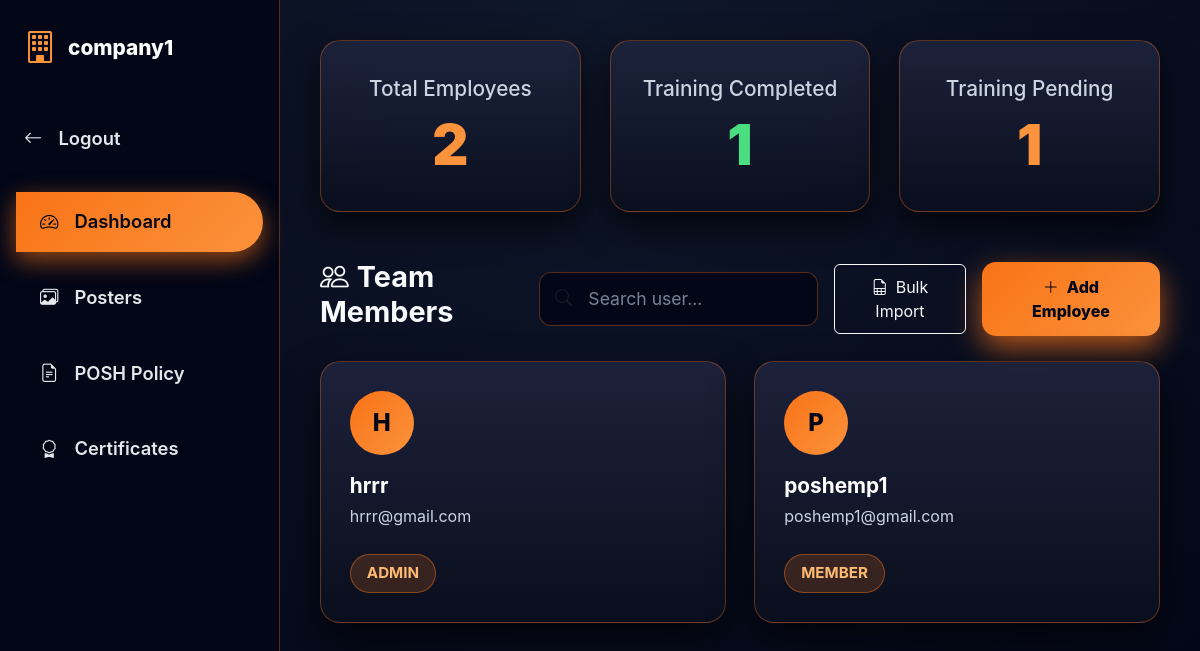
/dashboard/company/ (signed in), run on the app's committed database.
### home/models.py (models this page shows, shortened)
class Organization(models.Model):
    ORG_TYPE_CHOICES = (
        ("CORPORATE", "Corporate"),
        ("SCHOOL", "School"),
    )
    name = models.CharField(max_length=255)
    owner = models.ForeignKey(
        User, on_delete=models.CASCADE, related_name="owned_organizations"
    )
    organization_type = models.CharField(max_length=20, choices=ORG_TYPE_CHOICES, default="CORPORATE")
    max_users = models.IntegerField(default=10)
    created_at = models.DateTimeField(auto_now_add=True)

class OrganizationMember(models.Model):
    ROLE_CHOICES = (
        ("ADMIN", "Admin"),
        ("MEMBER", "Member"),
    )
    organization = models.ForeignKey(Organization, on_delete=models.CASCADE)
    user = models.ForeignKey(User, on_delete=models.CASCADE)
    role = models.CharField(max_length=10, choices=ROLE_CHOICES, default="MEMBER")
    joined_at = models.DateTimeField(auto_now_add=True)
    class Meta:
        unique_together = ("organization", "user")  # User can't be in same org twice

class User(AbstractUser):
    phone = models.CharField(max_length=15, blank=True, null=True)
    USER_TYPES = (
        ("INDIVIDUAL", "Individual Subscriber"),
        ("COMPANY_ADMIN", "Company Admin"),
        ("EMPLOYEE", "Company Employee"),
    )
    account_type = models.CharField(
        max_length=20, choices=USER_TYPES, default="INDIVIDUAL"
    )

### home/views.py (the view)
# urls.py: path("dashboard/company/", views.company_dashboard, name="company_dashboard"),
@login_required(login_url="login")
def company_dashboard(request):
    user = request.user
    membership = OrganizationMember.objects.filter(user=user, role="ADMIN").first()
    if not membership:
        messages.error(request, "Access Denied. Admin only.")
        return redirect("tutorial")
    org = membership.organization
    active_sub = Subscription.objects.filter(organization=org, status="ACTIVE").first()
    members = OrganizationMember.objects.filter(organization=org).select_related("user")
    total_employees = members.count()
    seats_remaining = org.max_users - total_employees
    training_type = "POSH"  # Default
    if active_sub and active_sub.plan.type in ["POCSO", "BOTH"]:
        if active_sub.plan.type == "POCSO":
            training_type = "POCSO"
    all_modules = TrainingModule.objects.filter(module_type=training_type).order_by(
        "order"
    )
    total_modules_count = all_modules.count()
    training_completed_count = 0
    for mem in members:
        user_obj = mem.user
        completed_modules = ModuleProgress.objects.filter(
            user=user_obj, module__module_type=training_type, is_completed=True
        ).count()
        mem.percent_complete = (
            int((completed_modules / total_modules_count) * 100)
            if total_modules_count > 0
            else 0
        )
        mem.completed_modules_count = completed_modules
        mem.is_training_completed = (completed_modules == total_modules_count) and (
            total_modules_count > 0
        )
        if mem.is_training_completed:
            training_completed_count += 1
        today = timezone.now().date()
        last_7_days = [(today - timedelta(days=i)) for i in range(6, -1, -1)]
        mem_chart_data = []
        for d in last_7_days:
            act = DailyActivity.objects.filter(user=user_obj, date=d).first()
            mem_chart_data.append(act.minutes_watched if act else 0)
        mem.chart_data = json.dumps(mem_chart_data)
        mem_modules_status = []
        user_progress_map = set(
            ModuleProgress.objects.filter(
                user=user_obj, module__module_type=training_type, is_completed=True
            ).values_list("module_id", flat=True)
        )
        vid_mods = [m for m in all_modules if m.video_file]
        ppt_mods = [m for m in all_modules if m.ppt_file and not m.video_file]
        total_vid_count = len(vid_mods)
        total_ppt_count = len(ppt_mods)
        completed_vid_count = sum(1 for m in vid_mods if m.id in user_progress_map)
        completed_ppt_count = sum(1 for m in ppt_mods if m.id in user_progress_map)
        mem.video_percent = int((completed_vid_count / total_vid_count) * 100) if total_vid_count > 0 else 0
        mem.ppt_percent = int((completed_ppt_count / total_ppt_count) * 100) if total_ppt_count > 0 else 0
        for mod in all_modules:
            is_done = mod.id in user_progress_map
            item = {
                "title": mod.title,
                "is_completed": is_done,
                "duration": mod.duration_seconds,
                "thumbnail_url": mod.thumbnail.url if mod.thumbnail else "",
                "ppt_url": mod.ppt_file.url if mod.ppt_file else "",
                "is_ppt": bool(mod.ppt_file and not mod.video_file), # Strict check
            }
            mem_modules_status.append(item)
        mem.modules_status = mem_modules_status
        mem.video_modules = [m for m in mem_modules_status if not m["is_ppt"]]
        mem.ppt_modules = [m for m in mem_modules_status if m["is_ppt"]]
        total_mins_agg = (
            DailyActivity.objects.filter(user=user_obj).aggregate(
                Sum("minutes_watched")
            )["minutes_watched__sum"]
            or 0
        )
        total_secs_agg = (
            DailyActivity.objects.filter(user=user_obj).aggregate(
                Sum("seconds_watched")
            )["seconds_watched__sum"]
            or 0
        )
        grand_total_seconds = (total_mins_agg * 60) + total_secs_agg
        hours = grand_total_seconds // 3600
        minutes = (grand_total_seconds % 3600) // 60
        mem.total_active_time = f"{hours}h {minutes}m"
    training_pending = total_employees - training_completed_count
    context = {
        "organization": org,
        "active_plan": active_sub,
        "members": members,
        "seats_used": total_employees,
        "seats_remaining": seats_remaining,
        "total_employees": total_employees,
        "training_completed": training_completed_count,
        "training_pending": training_pending,
        "total_modules_count": total_modules_count,
    }
    if active_sub and active_sub.plan.type == "POCSO":
        return render(request, "company_dashboard_pocso.html", context)
    else:
        return render(request, "company_dashboard.html", context)

### templates/company_dashboard.html (shortened to what this page needs)
<!doctype html>
<html lang="en">
  <head>
    <link
      href="https://cdn.jsdelivr.net/npm/bootstrap@5.3.3/dist/css/bootstrap.min.css"
      rel="stylesheet"
    />
    <link
      rel="stylesheet"
      href="https://cdn.jsdelivr.net/npm/bootstrap-icons@1.11.0/font/bootstrap-icons.css"
    />
  </head>
  <body>
    <nav class="sidebar">
      <a href="#" class="sidebar-brand">
        <i class="bi bi-building"></i>
        <span>{{ organization.name }}</span>
      </a>
      <a
        href="#"
        class="sidebar-back-btn"
        onclick="
          window.history.back();
          return false;
        "
      >
        <i class="bi bi-arrow-left"></i><span>Logout</span>
      </a>
      <ul class="nav flex-column px-3 mt-3">
        <li class="nav-item">
          <a class="nav-link active" onclick="showSection('dashboard', this)">
            <i class="bi bi-speedometer2"></i>
            <span>Dashboard</span>
          </a>
        </li>
        <li class="nav-item">
          <a class="nav-link" onclick="showSection('posters', this)">
            <i class="bi bi-images"></i>
            <span>Posters</span>
          </a>
        </li>
        <li class="nav-item">
          <a class="nav-link" onclick="showSection('policy', this)">
            <i class="bi bi-file-earmark-text"></i>
            <span>POSH Policy</span>
          </a>
        </li>
        <li class="nav-item">
          <a class="nav-link" onclick="showSection('certificates', this)">
            <i class="bi bi-award"></i>
            <span>Certificates</span>
          </a>
        </li>
      </ul>
    </nav>
    <main class="main-content">
      <div id="dashboard" class="content-section active">
        <div class="stats-grid">
          <div class="stat-card">
            <div class="stat-label">Total Employees</div>
            <div class="stat-value">{{ total_employees }}</div>
          </div>
          <div class="stat-card">
            <div class="stat-label">Training Completed</div>
            <div class="stat-value" style="color: #4ade80">
              {{ training_completed }}
            </div>
          </div>
          <div class="stat-card">
            <div class="stat-label">Training Pending</div>
            <div class="stat-value" style="color: #fb923c">
              {{ training_pending }}
            </div>
          </div>
        </div>
        <div class="d-flex justify-content-between align-items-center mb-4">
          <h2 class="section-title">
            <i class="bi bi-people me-2"></i>Team Members
          </h2>
          <div class="d-flex gap-3 align-items-center">
            <div class="position-relative">
              <i
                class="bi bi-search position-absolute top-50 start-0 translate-middle-y ms-3 text-muted"
              ></i>
              <input
                type="text"
                id="memberSearch"
                class="form-control ps-5"
                placeholder="Search user..."
                style="min-width: 250px"
              />
            </div>
            <button
              class="btn btn-outline-light"
              data-bs-toggle="modal"
              data-bs-target="#bulkImportModal"
            >
              <i class="bi bi-file-earmark-spreadsheet me-2"></i>Bulk Import
            </button>
            <button
              class="btn btn-gradient"
              data-bs-toggle="modal"
              data-bs-target="#addEmployeeModal"
            >
              <i class="bi bi-plus-lg me-2"></i>Add Employee
            </button>
          </div>
        </div>
        <div class="members-grid" id="membersGrid">
          {% for member in members %}
          <div
            class="member-card"
            data-bs-toggle="modal"
            data-bs-target="#userProgressModal-{{ member.id }}"
          >
            <div class="avatar">{{ member.user.first_name|first|upper }}</div>
            <h3 class="member-name">
              {{ member.user.get_full_name|default:member.user.first_name }}
            </h3>
            <p class="member-email">{{ member.user.email }}</p>
            <span class="role-badge">{{ member.role }}</span>
          </div>
          {% endfor %}
        </div>
      </div>
    </main>
  </body>
</html>

### templates/company_dashboard.html (style rules this page uses)
:root { --sidebar-width: 280px; --bg-main: #020617; --bg-card: rgba(20, 25, 40, 0.95); --bg-sidebar: #020617; --border-soft: rgba(249, 115, 22, 0.35); --text-main: #f8fafc; --text-muted: #cbd5e1; --accent: linear-gradient(135deg, #f97316, #fb923c); --accent-solid: #fb923c; --lms-primary: #4e54c8; --lms-complete: #00b894; --lms-pending: #f1c40f; --lms-locked: #636e72; }
body { background: radial-gradient(circle at top, #0f172a, #020617); color: var(--text-main); font-family: "Inter", system-ui, sans-serif; margin: 0; overflow-x: hidden; font-size: 1.05rem; }
.sidebar { position: fixed; width: var(--sidebar-width); height: 100vh; background: linear-gradient(180deg, #020617, #020617); border-right: 1px solid var(--border-soft); padding: 1.5rem 0; z-index: 1000; }
.sidebar-brand { padding: 0 1.5rem 1.8rem; font-size: 1.3rem; font-weight: 800; color: white; display: flex; align-items: center; gap: 12px; text-decoration: none; }
.sidebar-brand i { font-size: 2rem; color: var(--accent-solid); flex-shrink: 0; }
.sidebar-brand span { white-space: normal; line-height: 1.2; word-break: break-word; }
.nav-link, .sidebar-back-btn { color: #e5e7eb !important; padding: 1rem 1.5rem; margin: 0.5rem 0; border-radius: 0 30px 30px 0; display: flex; align-items: center; gap: 16px; transition: all 0.25s ease; text-decoration: none; font-weight: 600; cursor: pointer; font-size: 1.15rem; }
.nav-link.active { background: var(--accent); color: #020617 !important; box-shadow: 0 8px 25px rgba(249, 115, 22, 0.6); }
.main-content { margin-left: var(--sidebar-width); padding: 2.5rem; min-height: 100vh; }
.section-title { font-size: 1.8rem; font-weight: 700; }
.content-section { display: none; animation: fadeIn 0.4s ease; }
.content-section.active { display: block; }
.stats-grid { display: grid; grid-template-columns: repeat(auto-fit, minmax(240px, 1fr)); gap: 1.8rem; margin-bottom: 3rem; }
.stat-card { background: linear-gradient( 180deg, rgba(30, 35, 60, 0.95), rgba(10, 15, 30, 0.95) ); border-radius: 20px; padding: 2rem; border: 1px solid var(--border-soft); box-shadow: 0 15px 35px rgba(0, 0, 0, 0.7); text-align: center; }
.stat-label { color: var(--text-muted); font-size: 1.3rem; font-weight: 500; margin-bottom: 0.5rem; }
.stat-value { font-size: 3.5rem; font-weight: 900; color: var(--accent-solid); line-height: 1.2; }
.members-grid { display: grid; grid-template-columns: repeat(auto-fill, minmax(280px, 1fr)); gap: 1.8rem; }
.member-card { background: linear-gradient( 180deg, rgba(30, 35, 60, 0.95), rgba(10, 15, 30, 0.95) ); border-radius: 20px; padding: 1.8rem; border: 1px solid var(--border-soft); box-shadow: 0 18px 40px rgba(0, 0, 0, 0.7); transition: transform 0.3s ease; cursor: pointer; }
.avatar { width: 64px; height: 64px; border-radius: 50%; background: var(--accent); display: flex; align-items: center; justify-content: center; font-weight: 800; color: #020617; margin-bottom: 1.2rem; font-size: 1.5rem; }
.member-name { font-weight: 700; color: white; font-size: 1.3rem; margin-bottom: 0.3rem; }
.member-email { font-size: 1rem; color: var(--text-muted); }
.role-badge { background: rgba(249, 115, 22, 0.18); color: #fdba74; padding: 0.45rem 1rem; border-radius: 30px; font-size: 0.95rem; font-weight: 700; border: 1px solid rgba(249, 115, 22, 0.45); display: inline-block; margin-top: 10px; }
.btn-gradient { background: var(--accent); color: #020617; border: none; border-radius: 14px; font-weight: 800; padding: 0.8rem 2rem; box-shadow: 0 12px 30px rgba(249, 115, 22, 0.7); }
.btn-outline-light { padding: 0.6rem 1.2rem; font-size: 1rem; }
.form-control { background: #020617; border: 1px solid var(--border-soft); color: #f8fafc !important; border-radius: 12px; padding: 0.8rem; font-size: 1.1rem; }
.form-control::placeholder { color: #94a3b8 !important; opacity: 0.8; }

### data on the page
Organization: name "company1"
OrganizationMember: user.first_name|first "H", user.get_full_name "hrrr", user.email "hrrr@gmail.com", role "ADMIN"
OrganizationMember: user.first_name|first "P", user.get_full_name "poshemp1", user.email "poshemp1@gmail.com", role "MEMBER"

### other printed values
{{ total_employees }} "2"
{{ training_completed }} "1"
{{ training_pending }} "1"
